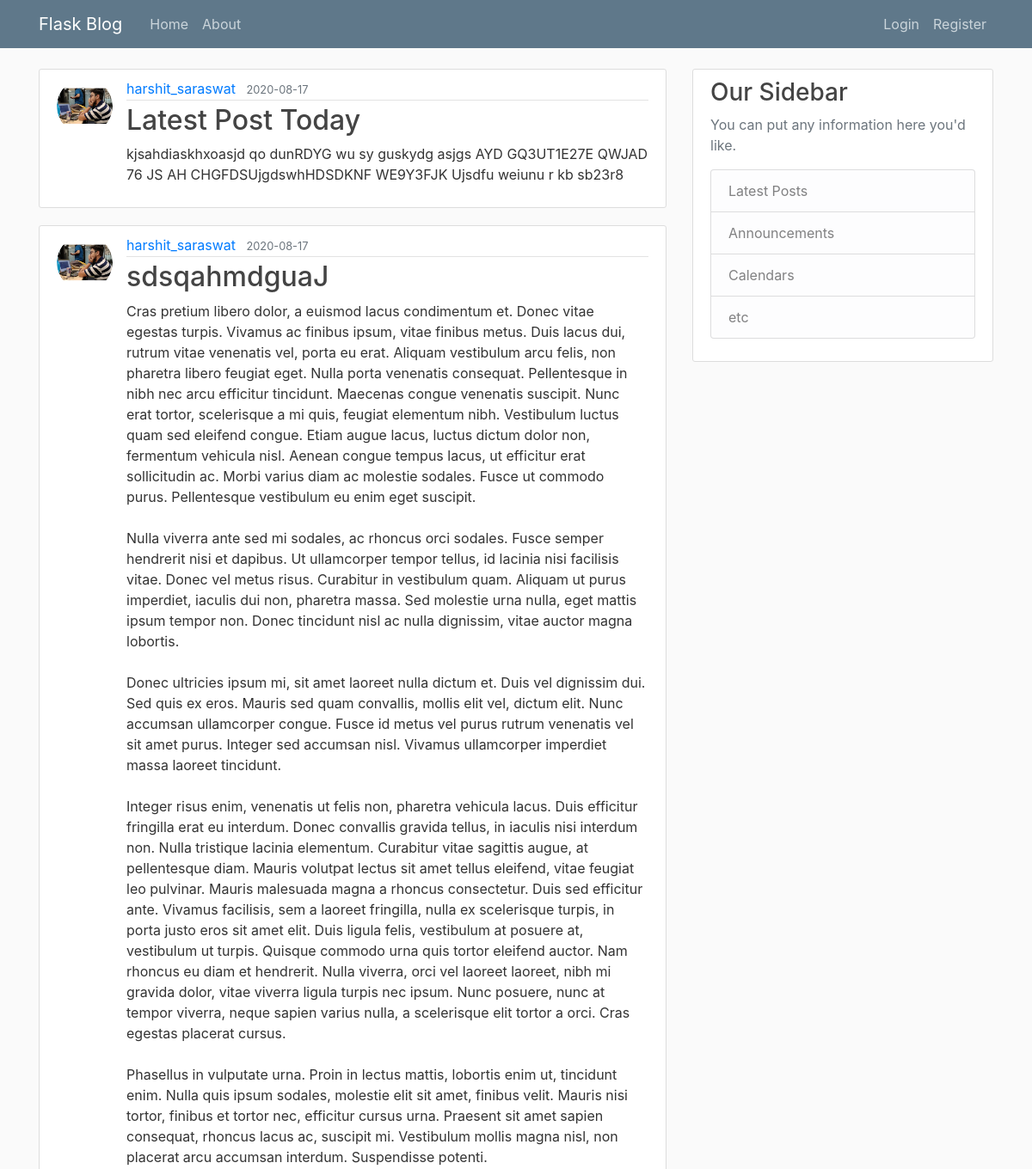
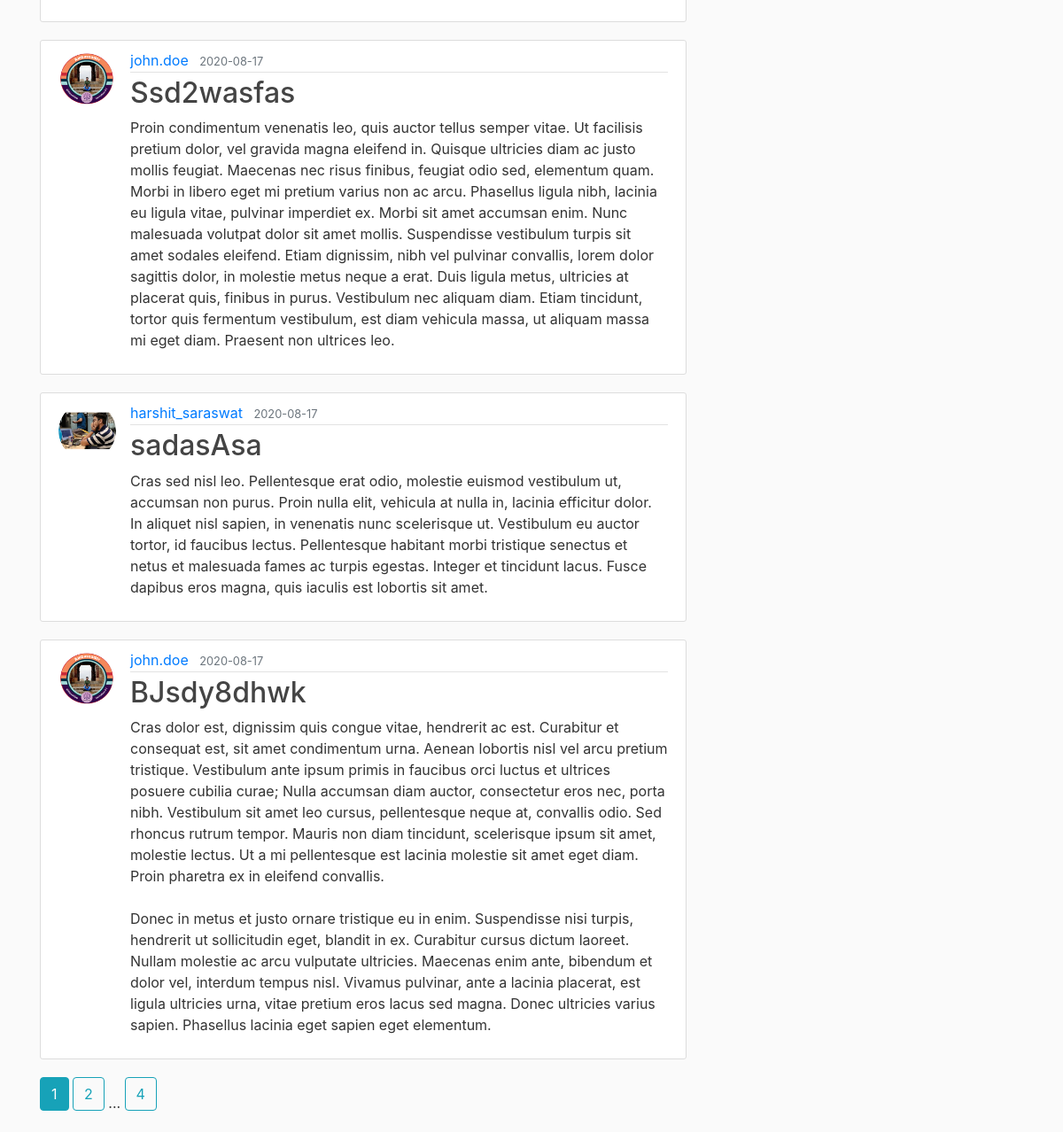
The page /home on the database its author committed (2 pictures, top to bottom).
### flaskblog/models.py (models this page shows, shortened)
class Post(db.Model):
    id=db.Column(db.Integer, primary_key=True)
    title=db.Column(db.String(100), nullable=False)
    date_posted=db.Column(db.DateTime, nullable=False, default=datetime.utcnow)
    content=db.Column(db.Text, nullable=False)
    user_id=db.Column(db.Integer, db.ForeignKey('user.id'), nullable=False)

class User(db.Model, UserMixin):
    id=db.Column(db.Integer, primary_key=True)
    username=db.Column(db.String(20), unique=True, nullable=False)
    email=db.Column(db.String(120), unique=True, nullable=False)
    image_file=db.Column(db.String(20), nullable=False, default="default.jpg")
    password=db.Column(db.String(60), nullable=False)
    posts=db.relationship('Post', backref='author', lazy=True)

### flaskblog/routes.py (the view)
@app.route("/")
@app.route("/home")
def home():
    page=request.args.get('page',1,type=int)
    posts=Post.query.order_by(Post.date_posted.desc()).paginate(page=page, per_page=5)
    return render_template("home.html",posts=posts)

### flaskblog/templates/home.html
{% extends "layout.html" %}
{% block content %}
    {% for post in posts.items %}
        <article class="media content-section">
          <img class="rounded-circle article-img" src="{{ url_for('static', filename='profile_pics/'+post.author.image_file) }}">
          <div class="media-body">
            <div class="article-metadata">
              <a class="mr-2" href="{{ url_for('user_posts', username=post.author.username) }}">{{ post.author.username }}</a>
              <small class="text-muted">{{ post.date_posted.strftime('%Y-%m-%d') }}</small>
            </div>
            <h2><a class="article-title" href="{{ url_for('post',post_id=post.id) }}">{{ post.title }}</a></h2>
            <p class="article-content">{{ post.content }}</p>
          </div>
        </article>
    {% endfor %}
    {% for page_num in posts.iter_pages(left_edge=1,right_edge=1,left_current=1, right_current=2) %}
      {% if page_num %}
        {% if posts.page == page_num %}
          <a class="btn btn-info mb-4" href="{{ url_for('home', page=page_num) }}">{{ page_num }}</a>
        {% else %}
          <a class="btn btn-outline-info mb-4" href="{{ url_for('home', page=page_num) }}">{{ page_num }}</a>
        {% endif %}
      {% else %}
        ...
      {% endif %}
    {% endfor %}
{% endblock content %}

### flaskblog/templates/layout.html (shortened to what this page needs)
<!DOCTYPE html>
<html>
<head>
    <link rel="stylesheet" href="https://maxcdn.bootstrapcdn.com/bootstrap/4.0.0/css/bootstrap.min.css">
    <link rel="stylesheet" type="text/css" href="{{ url_for('static', filename='main.css') }}">
</head>
<body>
    <header class="site-header">
      <nav class="navbar navbar-expand-md navbar-dark bg-steel fixed-top">
        <div class="container">
          <a class="navbar-brand mr-4" href="{{ url_for('home') }}">Flask Blog</a>
          <div class="collapse navbar-collapse" id="navbarToggle">
            <div class="navbar-nav mr-auto">
              <a class="nav-item nav-link" href="{{ url_for('home') }}">Home</a>
              <a class="nav-item nav-link" href="{{ url_for('about') }}">About</a>
            </div>
            <div class="navbar-nav">
              {% if current_user.is_authenticated %}
                  <a class="nav-item nav-link" href="{{ url_for('new_post') }}">New Post</a>
                  <a class="nav-item nav-link" href="{{ url_for('account') }}">Account</a>
                  <a class="nav-item nav-link" href="{{ url_for('logout') }}">Logout</a>
              {% else %}
                  <a class="nav-item nav-link" href="{{ url_for('login') }}">Login</a>
                  <a class="nav-item nav-link" href="{{ url_for('register') }}">Register</a>
              {% endif %}
            </div>
          </div>
        </div>
      </nav>
    </header>
    <main role="main" class="container">
      <div class="row">
        <div class="col-md-8">
          {% block content %}
          {% endblock %}
        </div>
        <div class="col-md-4">
          <div class="content-section">
            <h3>Our Sidebar</h3>
            <p class='text-muted'>You can put any information here you'd like.
              <ul class="list-group">
                <li class="list-group-item list-group-item-light">Latest Posts</li>
                <li class="list-group-item list-group-item-light">Announcements</li>
                <li class="list-group-item list-group-item-light">Calendars</li>
                <li class="list-group-item list-group-item-light">etc</li>
              </ul>
            </p>
          </div>
        </div>
      </div>
    </main>
</body>
</html>

### flaskblog/static/main.css (style rules this page uses)
body { background: #fafafa; color: #333333; margin-top: 5rem; }
h1, h2, h3, h4, h5, h6 { color: #444444; }
.bg-steel { background-color: #5f788a; }
.site-header .navbar-nav .nav-link { color: #cbd5db; }
.content-section { background: #ffffff; padding: 10px 20px; border: 1px solid #dddddd; border-radius: 3px; margin-bottom: 20px; }
.article-title { color: #444444; }
.article-content { white-space: pre-line; }
.article-img { height: 65px; width: 65px; margin-right: 16px; }
.article-metadata { padding-bottom: 1px; margin-bottom: 4px; border-bottom: 1px solid #e3e3e3 }

### rows shown on the page
Post: image_file (picture), author.username "harshit_saraswat", date_posted "2020-08-17", title "Latest Post Today", content "kjsahdiaskhxoasjd qo dunRDYG wu sy guskydg asjgs AYD GQ3UT1E27E QWJAD 76 JS AH CHGFDSUjgdswhHDSDKNF WE9Y3FJK Ujsdfu weiunu r kb sb23r8"
Post: image_file (picture), author.username "harshit_saraswat", date_posted "2020-08-17", title "sdsqahmdguaJ", content "Cras pretium libero dolor, a euismod lacus condimentum et. Donec vitae egestas turpis. Vivamus ac finibus ipsum, vitae finibus metus. Duis lacus dui, rutrum vitae venenatis vel, porta eu erat. Aliquam vestibulum arcu felis, non pharetra libero feugiat eget. Nulla porta venenatis consequat. Pellentesque in nibh nec arcu efficitur tincidunt. Maecenas congue venenatis suscipit. Nunc erat tortor, scelerisque a mi quis, feugiat elementum nibh. Vestibulum luctus quam sed eleifend congue. Etiam augue lacus, luctus dictum dolor non, fermentum vehicula nisl. Aenean congue tempus lacus, ut efficitur erat sollicitudin ac. Morbi varius diam ac molestie sodales. Fusce ut commodo purus. Pellentesque…"
Post: image_file (picture), author.username "john.doe", date_posted "2020-08-17", title "Ssd2wasfas", content "Proin condimentum venenatis leo, quis auctor tellus semper vitae. Ut facilisis pretium dolor, vel gravida magna eleifend in. Quisque ultricies diam ac justo mollis feugiat. Maecenas nec risus finibus, feugiat odio sed, elementum quam. Morbi in libero eget mi pretium varius non ac arcu. Phasellus ligula nibh, lacinia eu ligula vitae, pulvinar imperdiet ex. Morbi sit amet accumsan enim. Nunc malesuada volutpat dolor sit amet mollis. Suspendisse vestibulum turpis sit amet sodales eleifend. Etiam dignissim, nibh vel pulvinar convallis, lorem dolor sagittis dolor, in molestie metus neque a erat. Duis ligula metus, ultricies at placerat quis, finibus in purus. Vestibulum nec aliquam diam. Etiam…"
Post: image_file (picture), author.username "harshit_saraswat", date_posted "2020-08-17", title "sadasAsa", content "Cras sed nisl leo. Pellentesque erat odio, molestie euismod vestibulum ut, accumsan non purus. Proin nulla elit, vehicula at nulla in, lacinia efficitur dolor. In aliquet nisl sapien, in venenatis nunc scelerisque ut. Vestibulum eu auctor tortor, id faucibus lectus. Pellentesque habitant morbi tristique senectus et netus et malesuada fames ac turpis egestas. Integer et tincidunt lacus. Fusce dapibus eros magna, quis iaculis est lobortis sit amet."
Post: image_file (picture), author.username "john.doe", date_posted "2020-08-17", title "BJsdy8dhwk", content "Cras dolor est, dignissim quis congue vitae, hendrerit ac est. Curabitur et consequat est, sit amet condimentum urna. Aenean lobortis nisl vel arcu pretium tristique. Vestibulum ante ipsum primis in faucibus orci luctus et ultrices posuere cubilia curae; Nulla accumsan diam auctor, consectetur eros nec, porta nibh. Vestibulum sit amet leo cursus, pellentesque neque at, convallis odio. Sed rhoncus rutrum tempor. Mauris non diam tincidunt, scelerisque ipsum sit amet, molestie lectus. Ut a mi pellentesque est lacinia molestie sit amet eget diam. Proin pharetra ex in eleifend convallis. Donec in metus et justo ornare tristique eu in enim. Suspendisse nisi turpis, hendrerit ut sollicitudin eget,…"

### other values the page prints
{{ page_num }} "1"
{{ page_num }} "2" "4"
